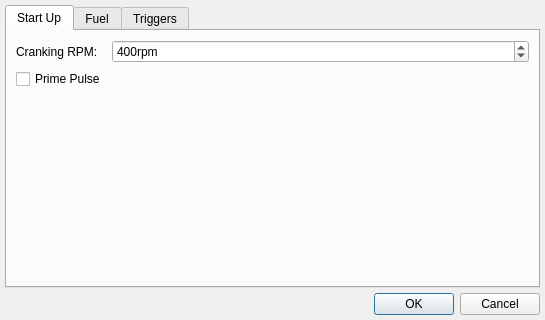
<?xml version="1.0" encoding="UTF-8"?>
<ui version="4.0">
 <class>DialogEcuSettings</class>
 <widget class="QDialog" name="DialogEcuSettings">
  <property name="geometry">
   <rect>
    <x>0</x>
    <y>0</y>
    <width>510</width>
    <height>320</height>
   </rect>
  </property>
  <property name="windowTitle">
   <string>Dialog</string>
  </property>
  <layout class="QVBoxLayout" name="verticalLayout">
   <property name="spacing">
    <number>5</number>
   </property>
   <property name="leftMargin">
    <number>5</number>
   </property>
   <property name="topMargin">
    <number>5</number>
   </property>
   <property name="rightMargin">
    <number>5</number>
   </property>
   <property name="bottomMargin">
    <number>5</number>
   </property>
   <item>
    <widget class="QTabWidget" name="tabWidget">
     <property name="currentIndex">
      <number>0</number>
     </property>
     <widget class="QWidget" name="tabStartUp">
      <attribute name="title">
       <string>Start Up</string>
      </attribute>
      <layout class="QFormLayout" name="formLayout">
       <item row="0" column="0">
        <widget class="QLabel" name="label">
         <property name="text">
          <string>Cranking RPM:</string>
         </property>
        </widget>
       </item>
       <item row="0" column="1">
        <widget class="QSpinBox" name="spinBox">
         <property name="suffix">
          <string>rpm</string>
         </property>
         <property name="maximum">
          <number>25000</number>
         </property>
         <property name="singleStep">
          <number>20</number>
         </property>
         <property name="value">
          <number>400</number>
         </property>
         <property name="displayIntegerBase">
          <number>10</number>
         </property>
        </widget>
       </item>
       <item row="1" column="0">
        <widget class="QCheckBox" name="checkBox">
         <property name="text">
          <string>Prime Pulse</string>
         </property>
        </widget>
       </item>
      </layout>
     </widget>
     <widget class="QWidget" name="tab_2">
      <attribute name="title">
       <string>Fuel</string>
      </attribute>
      <layout class="QGridLayout" name="gridLayout">
       <item row="0" column="0">
        <widget class="QGroupBox" name="groupBox">
         <property name="title">
          <string>General</string>
         </property>
         <layout class="QFormLayout" name="formLayout_2">
          <item row="0" column="0">
           <widget class="QLabel" name="label_2">
            <property name="text">
             <string>Algorithm:</string>
            </property>
           </widget>
          </item>
          <item row="0" column="1">
           <widget class="QComboBox" name="comboBox">
            <property name="currentIndex">
             <number>0</number>
            </property>
            <item>
             <property name="text">
              <string>Speed Density (Load = MAP)</string>
             </property>
            </item>
            <item>
             <property name="text">
              <string>Alpha-N (Load = TPS)</string>
             </property>
            </item>
           </widget>
          </item>
          <item row="1" column="0">
           <widget class="QLabel" name="label_3">
            <property name="text">
             <string>Engine Displacement:</string>
            </property>
           </widget>
          </item>
          <item row="1" column="1">
           <widget class="QSpinBox" name="spinBox_2">
            <property name="suffix">
             <string>cc</string>
            </property>
            <property name="prefix">
             <string/>
            </property>
            <property name="maximum">
             <number>999999999</number>
            </property>
            <property name="singleStep">
             <number>100</number>
            </property>
            <property name="value">
             <number>2000</number>
            </property>
           </widget>
          </item>
          <item row="2" column="0">
           <widget class="QLabel" name="label_4">
            <property name="text">
             <string>Injector Size:</string>
            </property>
           </widget>
          </item>
          <item row="2" column="1">
           <widget class="QSpinBox" name="spinBox_3">
            <property name="suffix">
             <string>cc/min</string>
            </property>
            <property name="maximum">
             <number>999999999</number>
            </property>
            <property name="singleStep">
             <number>10</number>
            </property>
            <property name="value">
             <number>220</number>
            </property>
           </widget>
          </item>
         </layout>
        </widget>
       </item>
       <item row="0" column="1">
        <widget class="QGroupBox" name="groupBox_4">
         <property name="title">
          <string>Fuel Cut</string>
         </property>
         <layout class="QFormLayout" name="formLayout_5">
          <item row="0" column="0">
           <widget class="QLabel" name="label_6">
            <property name="text">
             <string>Rev Limit:</string>
            </property>
           </widget>
          </item>
          <item row="0" column="1">
           <widget class="QSpinBox" name="spinBox_5">
            <property name="suffix">
             <string>rpm</string>
            </property>
            <property name="minimum">
             <number>1</number>
            </property>
            <property name="maximum">
             <number>999999999</number>
            </property>
            <property name="value">
             <number>6500</number>
            </property>
           </widget>
          </item>
         </layout>
        </widget>
       </item>
      </layout>
     </widget>
     <widget class="QWidget" name="tab_3">
      <attribute name="title">
       <string>Triggers</string>
      </attribute>
      <layout class="QGridLayout" name="gridLayout_2">
       <item row="0" column="0">
        <widget class="QGroupBox" name="groupBox_2">
         <property name="title">
          <string>Crankshaft Trigger</string>
         </property>
         <layout class="QFormLayout" name="formLayout_4">
          <item row="0" column="0">
           <widget class="QLabel" name="label_5">
            <property name="text">
             <string>Trigger Arrangement:</string>
            </property>
           </widget>
          </item>
          <item row="0" column="1">
           <widget class="QComboBox" name="comboBox_2"/>
          </item>
         </layout>
        </widget>
       </item>
       <item row="0" column="1">
        <widget class="QGroupBox" name="groupBox_3">
         <property name="title">
          <string>Camshaft Trigger</string>
         </property>
         <layout class="QFormLayout" name="formLayout_3">
          <item row="0" column="0">
           <widget class="QCheckBox" name="checkBox_2">
            <property name="text">
             <string>Trigger Enabled</string>
            </property>
           </widget>
          </item>
         </layout>
        </widget>
       </item>
      </layout>
     </widget>
    </widget>
   </item>
   <item>
    <widget class="QDialogButtonBox" name="buttonBox">
     <property name="orientation">
      <enum>Qt::Horizontal</enum>
     </property>
     <property name="standardButtons">
      <set>QDialogButtonBox::Cancel|QDialogButtonBox::Ok</set>
     </property>
     <property name="centerButtons">
      <bool>false</bool>
     </property>
    </widget>
   </item>
  </layout>
 </widget>
 <resources/>
 <connections>
  <connection>
   <sender>buttonBox</sender>
   <signal>accepted()</signal>
   <receiver>DialogEcuSettings</receiver>
   <slot>accept()</slot>
   <hints>
    <hint type="sourcelabel">
     <x>248</x>
     <y>254</y>
    </hint>
    <hint type="destinationlabel">
     <x>157</x>
     <y>274</y>
    </hint>
   </hints>
  </connection>
  <connection>
   <sender>buttonBox</sender>
   <signal>rejected()</signal>
   <receiver>DialogEcuSettings</receiver>
   <slot>reject()</slot>
   <hints>
    <hint type="sourcelabel">
     <x>316</x>
     <y>260</y>
    </hint>
    <hint type="destinationlabel">
     <x>286</x>
     <y>274</y>
    </hint>
   </hints>
  </connection>
 </connections>
</ui>
